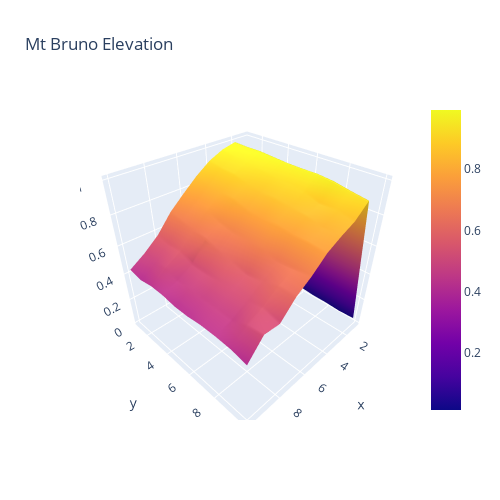

The cell this chart's notebook holds for it:
### Code cell
fig = go.Figure(data=[go.Surface(z=nu, x=ks, y=ws)])
fig.update_layout(title='Mt Bruno Elevation', autosize=False,
                  width=500, height=500)
